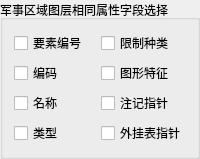
              <widget class="QGroupBox" name="groupBox_Q_Field">
               <property name="minimumSize">
                <size>
                 <width>0</width>
                 <height>0</height>
                </size>
               </property>
               <property name="maximumSize">
                <size>
                 <width>16777215</width>
                 <height>16777215</height>
                </size>
               </property>
               <property name="title">
                <string>军事区域图层相同属性字段选择</string>
               </property>
               <layout class="QGridLayout" name="gridLayout_23">
                <item row="3" column="1">
                 <widget class="QCheckBox" name="checkBox_WaiGuaBiaoZhiZhen_Q">
                  <property name="text">
                   <string>外挂表指针</string>
                  </property>
                 </widget>
                </item>
                <item row="1" column="1">
                 <widget class="QCheckBox" name="checkBox_TuXingTeZheng_Q">
                  <property name="text">
                   <string>图形特征</string>
                  </property>
                 </widget>
                </item>
                <item row="0" column="0">
                 <widget class="QCheckBox" name="checkBox_YaoSuBianHao_Q">
                  <property name="text">
                   <string>要素编号</string>
                  </property>
                 </widget>
                </item>
                <item row="2" column="1">
                 <widget class="QCheckBox" name="checkBox_ZhuJiZhiZhen_Q">
                  <property name="text">
                   <string>注记指针</string>
                  </property>
                 </widget>
                </item>
                <item row="2" column="0">
                 <widget class="QCheckBox" name="checkBox_MingCheng_Q">
                  <property name="text">
                   <string>名称</string>
                  </property>
                 </widget>
                </item>
                <item row="1" column="0">
                 <widget class="QCheckBox" name="checkBox_BianMa_Q">
                  <property name="text">
                   <string>编码</string>
                  </property>
                 </widget>
                </item>
                <item row="3" column="0">
                 <widget class="QCheckBox" name="checkBox_LeiXing_Q">
                  <property name="text">
                   <string>类型</string>
                  </property>
                 </widget>
                </item>
                <item row="0" column="1">
                 <widget class="QCheckBox" name="checkBox_XianZhiZhongLei_Q">
                  <property name="text">
                   <string>限制种类</string>
                  </property>
                 </widget>
                </item>
               </layout>
              </widget>
